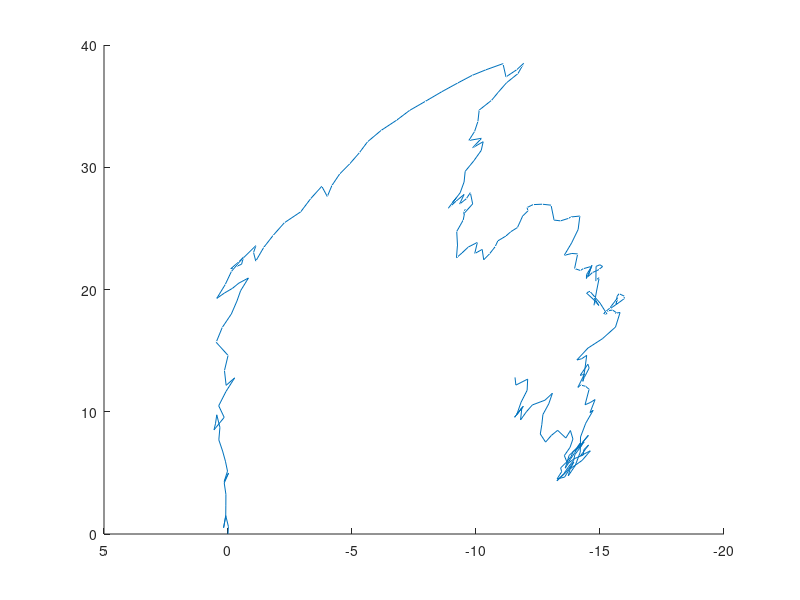

The MATLAB source for this figure:
%%%%%%%
% Hello SLaM 
% Visualization of the trajectory of the camera.
%%%%%%%

%%
clear;
clc;

load('RT.mat');
traj = [0;0;0;1];
for iter= 1:length(RT)
    traj = [traj [RT{iter};0 0 0 1] * traj(:,iter)];
end

figure
plot3(traj(1,:),traj(2,:),traj(3,:));
view(-90,90)